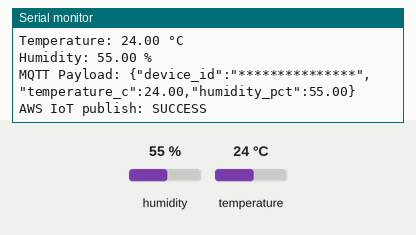
A sketch run on a simulated ESP32. Shown: the last lines printed to the serial monitor. The test bench sets the inputs (shaded band); at power-on: humidity 55 %, temperature 24 °C. WiFi joins after 1.5 s; servers stay silent unless stated; no MQTT or app messages arrive unless stated.

Above: at 3.7 s.
3.8 s: humidity set to 22 %
At 5.1 s:
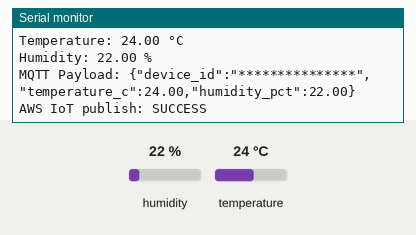
5.3 s: temperature set to 12 °C
At 6.6 s:
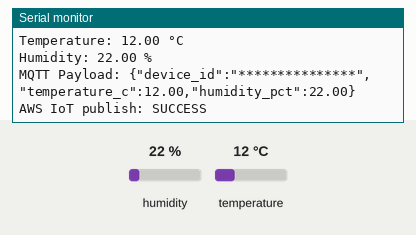
6.8 s: humidity set to 40 %
At 7.3 s:
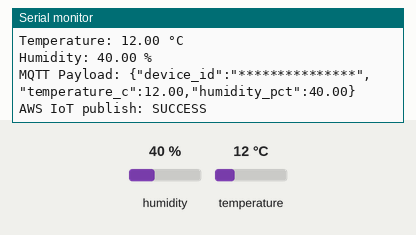
Timing chart, 0 to 9.8 s (numbered marks = the images above; inputs shaded):
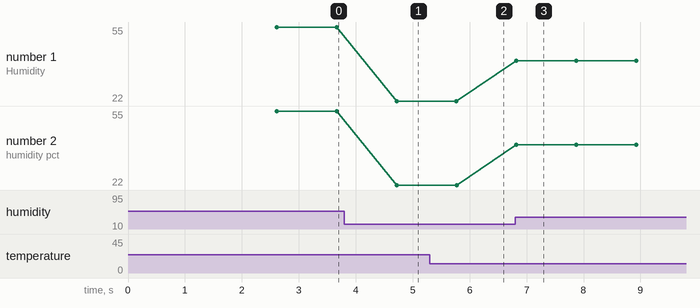

Measured:
- after the input at 3.8 s, the serial monitor: prints a new line after 0.92 s (image 1)
- after the input at 5.3 s, the serial monitor: prints a new line after 0.47 s (image 2)
- after the input at 6.8 s, the serial monitor: prints a new line at once (image 3)
- plotted number 1: 55 → 22 after the input at 3.8 s, 22 → 40 after the input at 6.8 s
- plotted number 2: 55 → 22 after the input at 3.8 s, 22 → 40 after the input at 6.8 s

The sketch:

Main.ino
```cpp
#include "secrets.h"

#include <WiFi.h>
#include <WiFiClientSecure.h>
#include <PubSubClient.h>
#include <Wire.h>
#include <Adafruit_SHT31.h>

// ======================================================
// SHT31 configuration
// ======================================================

#define SDA_PIN 21
#define SCL_PIN 22

#define SHT31_ADDRESS 0x44

// ======================================================
// AWS IoT MQTT configuration
// ======================================================

#define AWS_IOT_PUBLISH_TOPIC "mushroom/room-01/telemetry"

// ======================================================
// Objects
// ======================================================

Adafruit_SHT31 sht31 = Adafruit_SHT31();

WiFiClientSecure net;
PubSubClient client(net);

// ======================================================
// Connect to Wi-Fi
// ======================================================

void connectWiFi()
{
  Serial.println();
  Serial.println("Connecting to Wi-Fi...");

  WiFi.mode(WIFI_STA);
  WiFi.begin(WIFI_SSID, WIFI_PASSWORD);

  while (WiFi.status() != WL_CONNECTED)
  {
    delay(500);
    Serial.print(".");
  }

  Serial.println();
  Serial.println("Wi-Fi connected");

  Serial.print("ESP32 IP address: ");
  Serial.println(WiFi.localIP());
}

// ======================================================
// Connect to AWS IoT Core
// ======================================================

void connectAWS()
{
  Serial.println();
  Serial.println("Connecting to AWS IoT Core...");

  while (!client.connected())
  {
    Serial.print("MQTT connection... ");

    if (client.connect(THINGNAME))
    {
      Serial.println("SUCCESS");
    }
    else
    {
      Serial.print("FAILED, state=");
      Serial.println(client.state());

      delay(5000);
    }
  }

  Serial.println("AWS IoT Core connected!");
}

// ======================================================
// Publish SHT31 data
// ======================================================

void publishSensorData()
{
  float temperature = sht31.readTemperature();
  float humidity = sht31.readHumidity();

  // Check sensor readings
  if (isnan(temperature) || isnan(humidity))
  {
    Serial.println("ERROR: Failed to read SHT31");
    return;
  }

  // Display locally
  Serial.println("--------------------------------");
  Serial.print("Temperature: ");
  Serial.print(temperature, 2);
  Serial.println(" °C");

  Serial.print("Humidity: ");
  Serial.print(humidity, 2);
  Serial.println(" %");

  // Create MQTT JSON payload
  char payload[200];

  snprintf(
    payload,
    sizeof(payload),
    "{\"device_id\":\"%s\",\"temperature_c\":%.2f,\"humidity_pct\":%.2f}",
    THINGNAME,
    temperature,
    humidity
  );

  Serial.print("MQTT Payload: ");
  Serial.println(payload);

  // Publish
  if (client.publish(AWS_IOT_PUBLISH_TOPIC, payload))
  {
    Serial.println("AWS IoT publish: SUCCESS");
  }
  else
  {
    Serial.println("AWS IoT publish: FAILED");
  }
}

// ======================================================
// Setup
// ======================================================

void setup()
{
  Serial.begin(115200);

  delay(1000);

  Serial.println();
  Serial.println("======================================");
  Serial.println("ESP32 + SHT31 + AWS IoT Core");
  Serial.println("======================================");

  // ----------------------------------------------------
  // Initialize I2C
  // ----------------------------------------------------

  Wire.begin(SDA_PIN, SCL_PIN);

  Serial.println("Initializing SHT31...");

  if (!sht31.begin(SHT31_ADDRESS))
  {
    Serial.println("ERROR: SHT31 not detected!");
    Serial.println("Check wiring and I2C address.");

    while (true)
    {
      delay(1000);
    }
  }

  Serial.println("SHT31 detected successfully.");
  Serial.println("I2C address: 0x44");

  // ----------------------------------------------------
  // Connect Wi-Fi
  // ----------------------------------------------------

  connectWiFi();

  // ----------------------------------------------------
  // Configure TLS
  // ----------------------------------------------------

  Serial.println("Configuring AWS TLS certificates...");

  net.setCACert(AWS_CERT_CA);
  net.setCertificate(AWS_CERT_CRT);
  net.setPrivateKey(AWS_CERT_PRIVATE);

  // ----------------------------------------------------
  // Configure MQTT
  // ----------------------------------------------------

  client.setServer(AWS_IOT_ENDPOINT, 8883);

  // ----------------------------------------------------
  // Connect AWS IoT Core
  // ----------------------------------------------------

  connectAWS();

  Serial.println();
  Serial.println("System ready.");
  Serial.println("Publishing sensor data every 1 second.");
}

// ======================================================
// Main loop
// ======================================================

void loop()
{
  // Keep MQTT connection alive
  client.loop();

  // ----------------------------------------------------
  // Check Wi-Fi
  // ----------------------------------------------------

  if (WiFi.status() != WL_CONNECTED)
  {
    Serial.println("Wi-Fi disconnected.");

    connectWiFi();
  }

  // ----------------------------------------------------
  // Check AWS connection
  // ----------------------------------------------------

  if (!client.connected())
  {
    Serial.println("AWS IoT disconnected.");

    connectAWS();
  }

  // ----------------------------------------------------
  // Read and publish every 1 second
  // ----------------------------------------------------

  publishSensorData();

  delay(1000);
}
```

secrets.h
```cpp
#include <pgmspace.h>

#define SECRET
#define THINGNAME "***************"                         //change this

const char WIFI_SSID[] = "***************";               //change this
const char WIFI_PASSWORD[] = "***************";           //change this
const char AWS_IOT_ENDPOINT[] = "***************";       //change this

// Amazon Root CA 1
static const char AWS_CERT_CA[] PROGMEM = R"EOF(
-----BEGIN CERTIFICATE-----

-----END CERTIFICATE-----
)EOF";

// Device Certificate                                               //change this
static const char AWS_CERT_CRT[] PROGMEM = R"KEY(
-----BEGIN CERTIFICATE-----

-----END CERTIFICATE-----


)KEY";

// Device Private Key                                               //change this
static const char AWS_CERT_PRIVATE[] PROGMEM = R"KEY(
-----BEGIN RSA PRIVATE KEY-----

-----END RSA PRIVATE KEY-----


)KEY";
```
